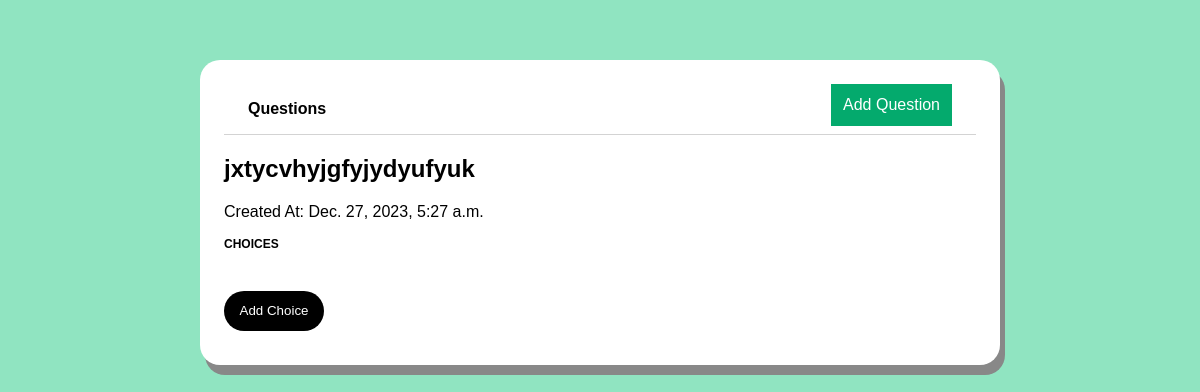
Page /mcq-question/22 on the committed database.
### questions/models.py (models this page shows, shortened)
class MultiChoiceQuestion(models.Model):
    category = models.ForeignKey(Question, null=True, on_delete=models.CASCADE)
    question = models.CharField(max_length=10000)
    created_at = models.DateTimeField(auto_now_add=True)
    updated_at = models.DateTimeField(auto_now=True)

### questions/views.py (the view, shortened to what this page needs)
# urls.py: path('mcq-question/<int:id>', views.MCQuestionPage, name = "mcq-question"),
def MCQuestionPage(request, id):
    mcq_question = MultiChoiceQuestion.objects.get(id=id)
    choices = Choices.objects.filter(mcq=id)
    form = AddChoices()
    context = {
        'mcq_question': mcq_question,
        'choices': choices,
        'form': form
    }
    return render(request, 'MCQ.html', context)

### questions/templates/MCQ.html (shortened to what this page needs)
{%  extends 'layouts/page.html' %}
{% block content %}
<div class="page-mcq-question">
    <h2 class="mcq-question-title">{{mcq_question.question}}</h2>
    <p class="question-date">Created At: {{mcq_question.created_at}}</p>
    <div class="field-wrapper">
            <label>Choices</label>
    </div>
    <button id="myButton" class="add-choice-button">Add Choice</button>
</div>
{% endblock %}

### questions/static/css/styles.css (style rules this page uses)
html, body { font-family: Arial; background-color: #90E4C1; }
*, *::after, *::before { box-sizing: border-box; }
.field-wrapper { display: flex; flex-direction: column; margin-bottom: 20px; }
.field-wrapper label { font-size: 12px; font-weight: 600; text-transform: uppercase; margin-bottom: 10px; }

### questions/templates/MCQ.html (style rules this page uses)
.submit-button, .add-choice-button { display: right; justify-content: right; width: 100px; height: 40px; border: none; border-radius: 20px; background-color: black; color: white; margin: 10px auto; cursor: pointer; }

### rows in the picture
MultiChoiceQuestion: question "jxtycvhyjgfyjydyufyuk", created_at "Dec. 27, 2023, 5:27 a.m."
